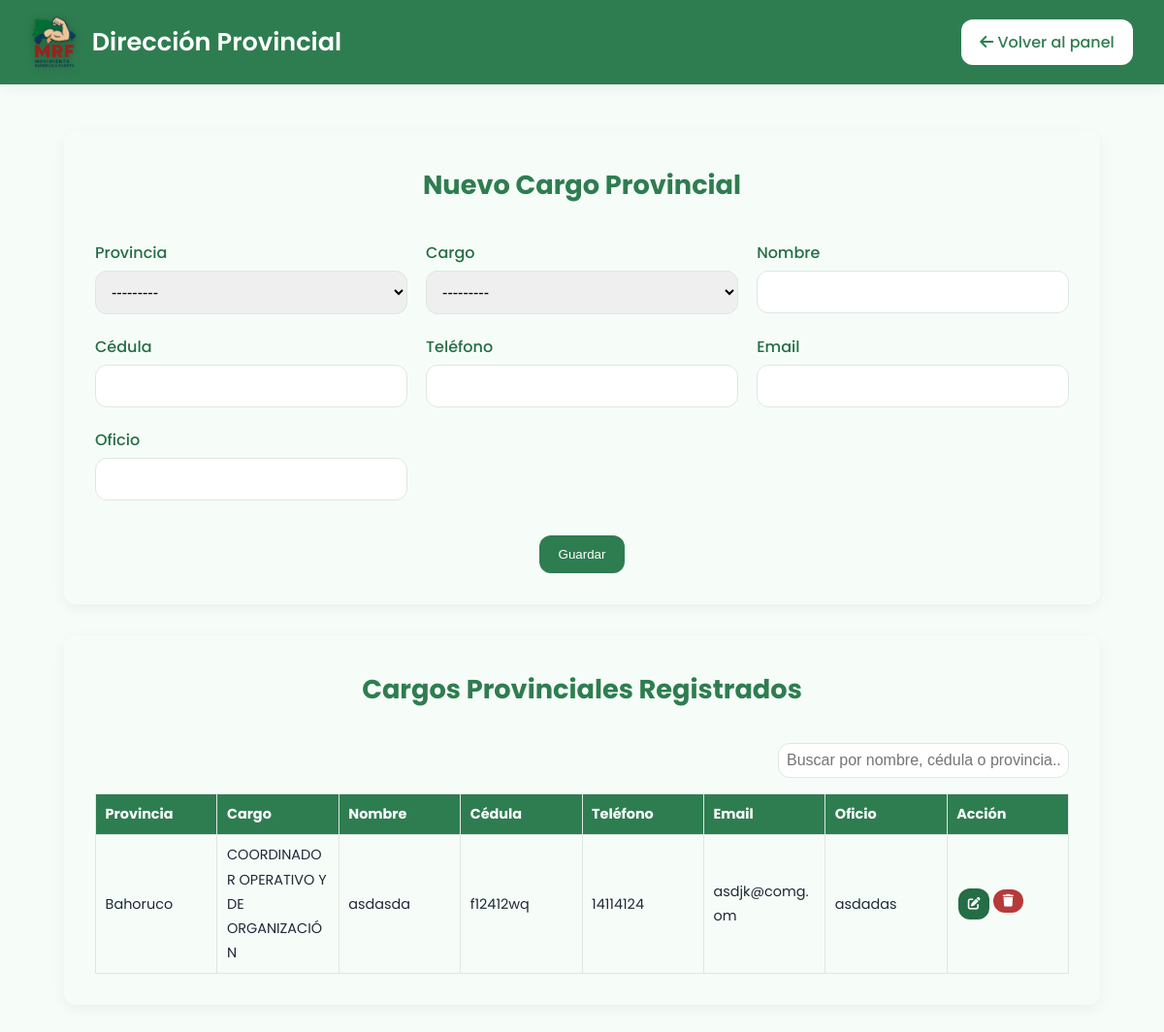
The app's page /formulario-direccion-provincial/ (signed in), older data.
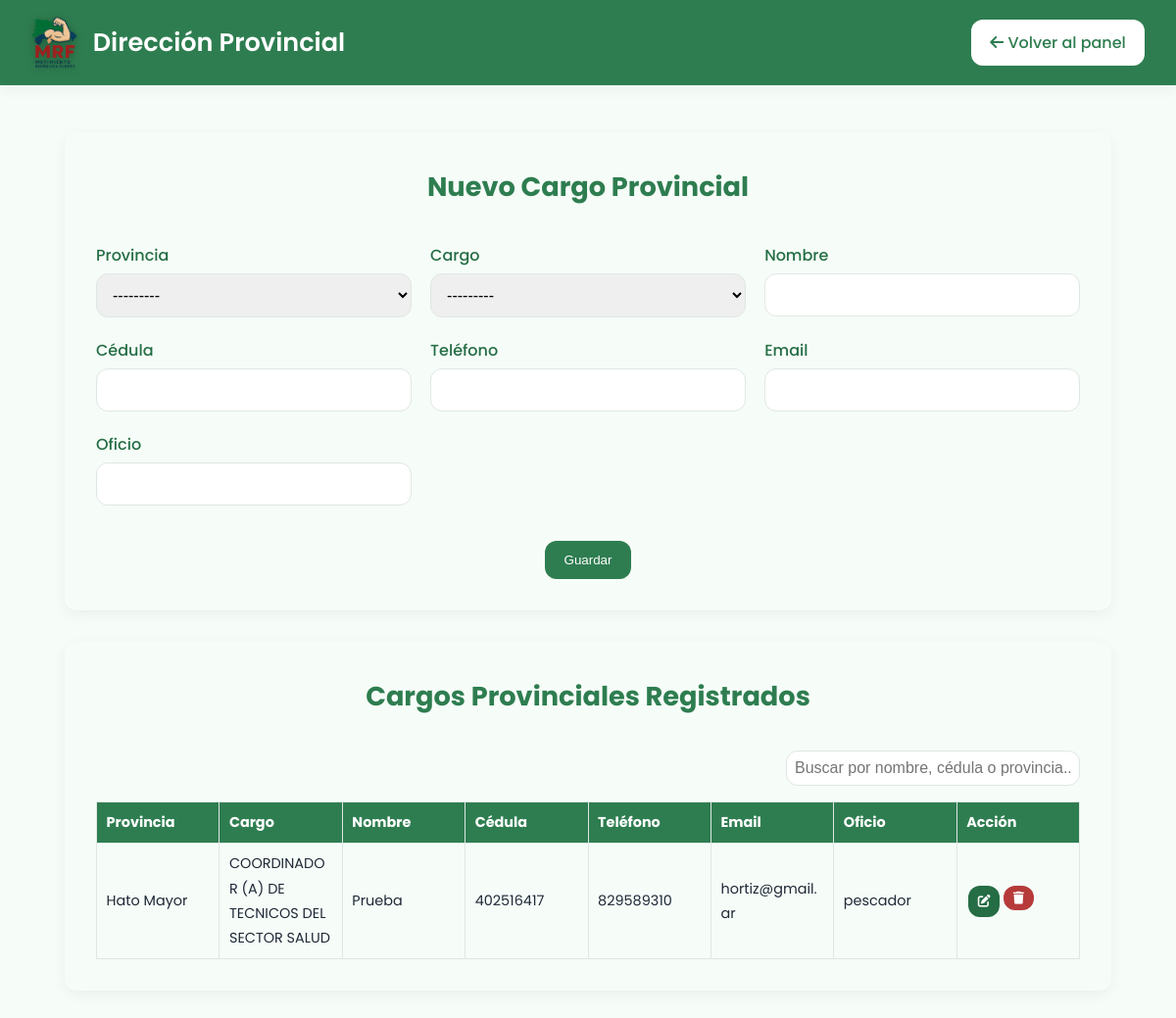
The same page, newer data.
### registro/models.py (models this page shows, shortened)
class CargoProvincial(models.Model):
    provincia = models.CharField(max_length=50, choices=PROVINCIAS_RD)
    orden = models.PositiveSmallIntegerField(choices=[
        (1, "PRESIDENTE PROVINCIAL"),
        (2, "COORDINADOR OPERATIVO Y DE ORGANIZACIÓN"),
        (3, "COORDINADOR DE TECNOLOGIA Y REDES"),
        (4, "COORDINADOR MEDICOS GENERALES Y ESPECIALISTAS"),
        (5, "COORDINADOR (A) DE ENFERMERIA"),
        (6, "COORDINADOR (A) DE SALUD MENTAL"),
        (7, "COORDINADOR (A) DE ODONTOLOGIA"),
        (8, "COORDINADOR (A) DE TECNICOS DEL SECTOR SALUD"),
        (9, "COORDINADOR (A) DE BIOANALISIS"),
        (10, "COORDINADOR DE IGLESIAS Y ORGANIZACIONES SIN FINES DE LUCRO"),
        (11, "COORDINADOR DE PROFESIONALES INDEPENDIENTES"),
        (12, "COORDINADOR DE ASUNTOS COMUNITARIOS"),
    ])
    nombre = models.CharField(max_length=100)
    cedula = models.CharField(max_length=20)
    telefono = models.CharField(max_length=20)
    email = models.EmailField()
    oficio = models.CharField(max_length=100)
    creado_por = models.ForeignKey(User, on_delete=models.CASCADE, null=True, blank=True)

### registro/views.py (the view)
# urls.py: path('formulario-direccion-provincial/', views.formulario_direccion_provincial, name='formulario_direccion_provincial'),
@login_required
def formulario_direccion_provincial(request):
    editar_id = request.GET.get('editar_id') or request.POST.get('editar_id')
    instancia = None
    if request.method == 'POST':
        if editar_id and editar_id.isdigit():
            instancia = get_object_or_404(CargoProvincial, id=int(editar_id))
            form = CargoProvincialForm(request.POST, instance=instancia)
        else:
            form = CargoProvincialForm(request.POST)
        if form.is_valid():
            cargo = form.save(commit=False)
            if not instancia:
                cargo.creado_por = request.user
            cargo.save()
            return redirect('formulario_direccion_provincial')
    else:
        if editar_id and editar_id.isdigit():
            instancia = get_object_or_404(CargoProvincial, id=int(editar_id))
            form = CargoProvincialForm(instance=instancia)
        else:
            form = CargoProvincialForm()
    registros = CargoProvincial.objects.order_by('provincia', 'orden')
    return render(request, 'formulario_direccion_provincial.html', {
        'form': form,
        'registros': registros,
        'editar_id': editar_id,
    })

### registro/forms.py
class CargoProvincialForm(forms.ModelForm):
    class Meta:
        model = CargoProvincial
        fields = ['provincia','orden', 'nombre', 'cedula', 'telefono', 'email', 'oficio']

### templates/formulario_direccion_provincial.html (shortened to what this page needs)
{% load static %}
<!DOCTYPE html>
<html lang="es">
<head>
  <link href="https://cdnjs.cloudflare.com/ajax/libs/font-awesome/6.4.0/css/all.min.css" rel="stylesheet">
  <link rel="stylesheet" href="{% static 'css/style.css' %}">
</head>
<body>
  <header class="header-prov">
    <div class="header-prov__left">
      <img src="{% static 'img/Logo-mrf.png' %}" alt="Logo Movimiento República Fuerte" class="header-prov__logo">
      <h1 class="header-prov__titulo">Dirección Provincial</h1>
    </div>
    <div class="header-prov__right">
      <a href="{% url 'panel_admin' %}" class="btn btn--light">
        <i class="fas fa-arrow-left"></i> Volver al panel
      </a>
    </div>
  </header>
  <main class="formulario-prov-container">
    <div class="formulario-box">
      <h2 class="form-title">{% if editar_id %}Editar Cargo Provincial{% else %}Nuevo Cargo Provincial{% endif %}</h2>
      <form method="post" class="formulario-modern">
        <div class="form-row"><label>Provincia</label>{{ form.provincia }}</div>
        <div class="form-row"><label>Cargo</label>{{ form.orden }}</div>
        <div class="form-row"><label>Nombre</label>{{ form.nombre }}</div>
        <div class="form-row"><label>Cédula</label>{{ form.cedula }}</div>
        <div class="form-row"><label>Teléfono</label>{{ form.telefono }}</div>
        <div class="form-row"><label>Email</label>{{ form.email }}</div>
        <div class="form-row"><label>Oficio</label>{{ form.oficio }}</div>
        <div class="form-actions">
          <button type="submit" class="btn" style="background: var(--verde-mapa);">Guardar</button>
        </div>
      </form>
    </div>
    <div class="tabla-box">
      <h3 class="form-title">Cargos Provinciales Registrados</h3>
      <div class="search-box">
        <input type="text" id="searchInput" placeholder="Buscar por nombre, cédula o provincia..." onkeyup="filtrarTabla()">
      </div>
      <div class="tabla-wrapper">
        <table class="tabla-registros" id="tablaRegistros">
          <thead>
            <tr>
              <th>Provincia</th>
              <th>Cargo</th>
              <th>Nombre</th>
              <th>Cédula</th>
              <th>Teléfono</th>
              <th>Email</th>
              <th>Oficio</th>
              <th>Acción</th>
            </tr>
          </thead>
          <tbody>
            {% for reg in registros %}
              <tr>
                <td>{{ reg.provincia }}</td>
                <td>{{ reg.get_orden_display }}</td>
                <td>{{ reg.nombre }}</td>
                <td>{{ reg.cedula }}</td>
                <td>{{ reg.telefono }}</td>
                <td>{{ reg.email }}</td>
                <td>{{ reg.oficio }}</td>
                <td>
                  {% if request.user.is_superuser %}
                    <div style="display: flex;">
                      <a href="?editar_id={{ reg.id }}" class="btn btn--small btn-editar"><i class="fas fa-edit"></i></a>
                      <form method="post" action="{% url 'eliminar_cargo_provincial' reg.id %}" style="display:inline;" onsubmit="return confirm('¿Eliminar este cargo?');">
                        <button type="submit" class="btn btn--small btn-eliminar"><i class="fas fa-trash"></i></button>
                      </form>
                    </div>
                  {% endif %}
                </td>
              </tr>
            {% empty %}
              <tr><td colspan="8" style="text-align:center;">No hay cargos provinciales registrados aún.</td></tr>
            {% endfor %}
          </tbody>
        </table>
      </div>
    </div>
  </main>
</body>
</html>

Row changes from the older to the newer data that the page shows:
removed CargoProvincial: provincia "Bahoruco", orden "COORDINADOR OPERATIVO Y DE ORGANIZACIÓN", nombre "asdasda", cedula "f12412wq", telefono "14114124", email "asdjk@comg.om", oficio "asdadas"
added CargoProvincial: provincia "Hato Mayor", orden "COORDINADOR (A) DE TECNICOS DEL SECTOR SALUD", nombre "Prueba", cedula "402516417", telefono "829589310", email "hortiz@gmail.ar", oficio "pescador"
